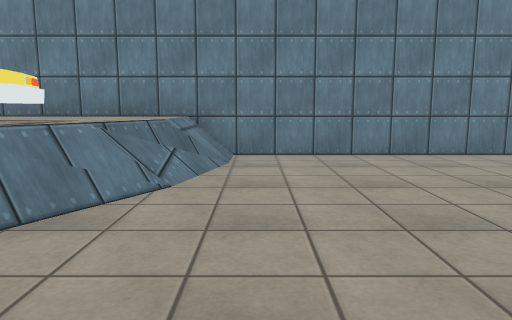
View 1 (above)

21 first-person views from a walk through a scene from a Unity 3-D project. The camera is 1.2 m above the floor, tilts 8° down and sees 70° across. The floor is counted in squares, 1 m on a side. Each view is taken from the middle of a square. On the plan, view 1 faces up. The plan holds only what a view shows up to about 15 squares ahead; the rest is blank. The place goes on beyond the plan. The player is left out. Some animated figures are not drawn. Some surface patterns are stand-ins.

View 2
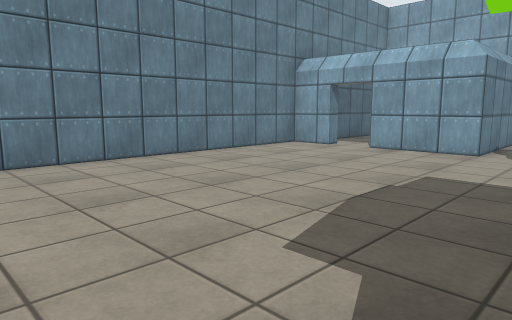

View 3
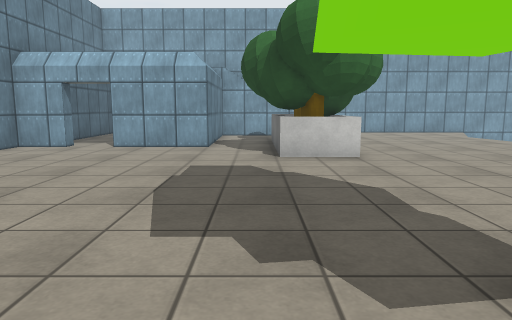

View 4
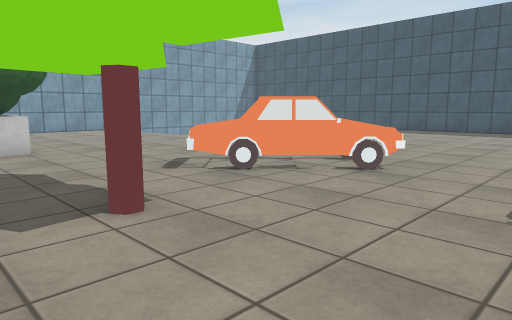

View 5
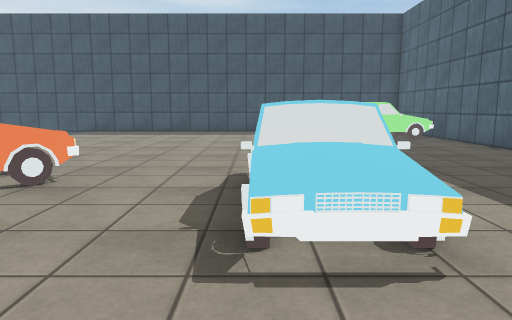

View 6
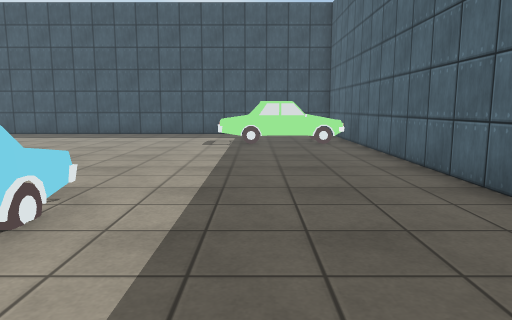

View 7
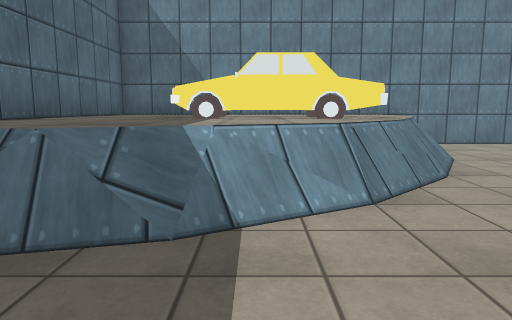

View 8
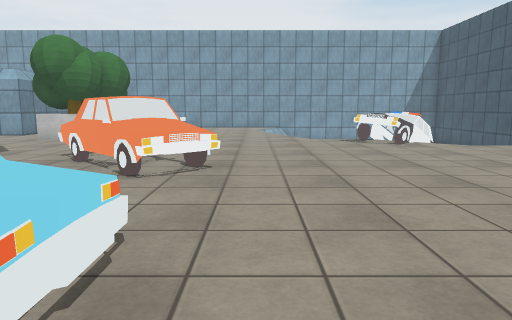

View 9
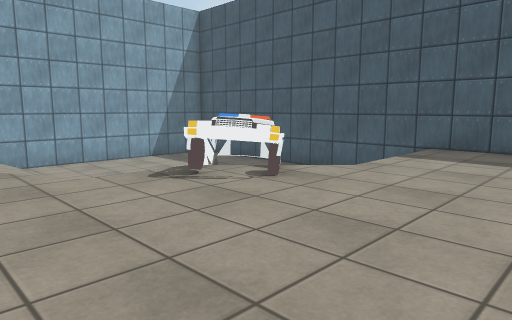

View 10
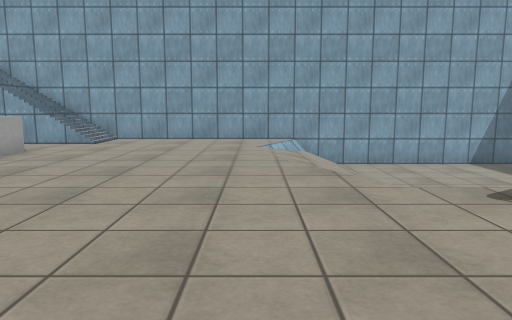

View 11
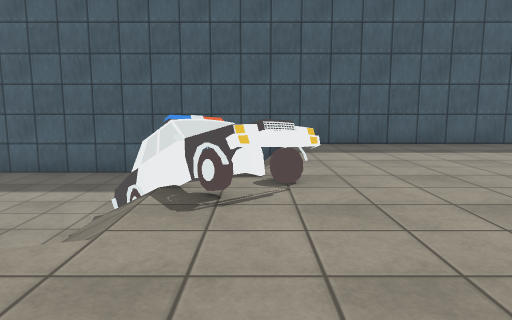

View 12
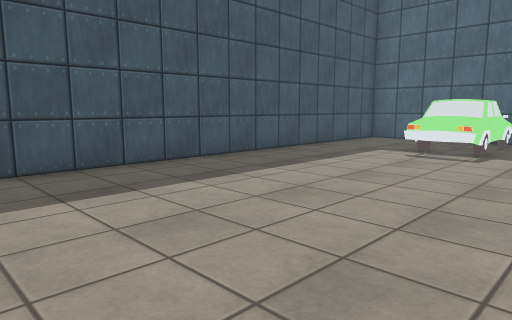

View 13
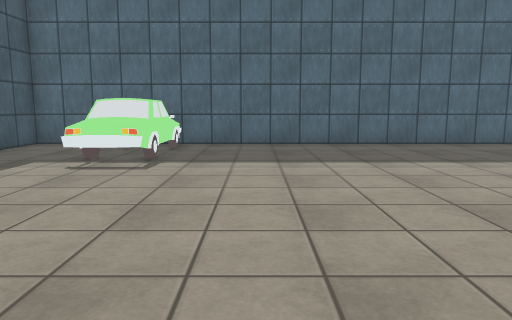

View 14
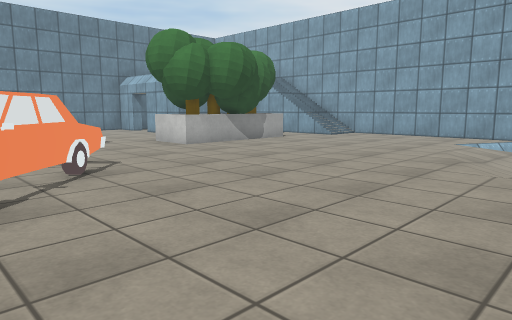

View 15
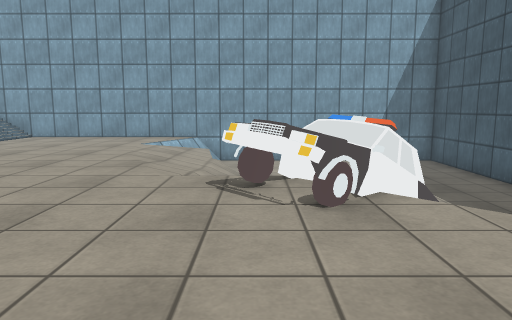

View 16
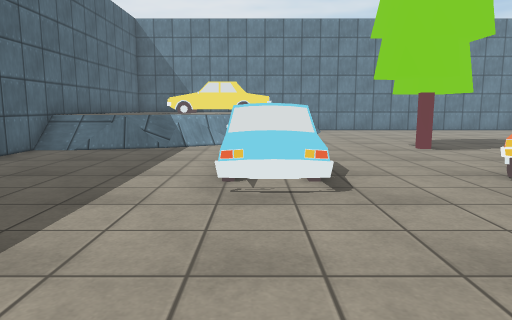

View 17
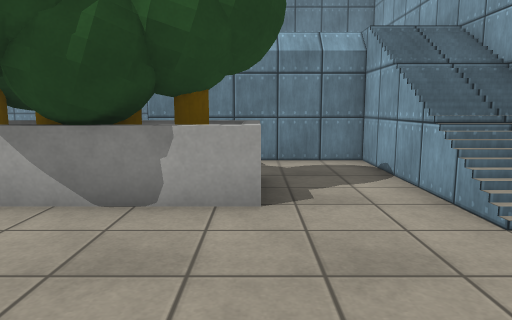

View 18
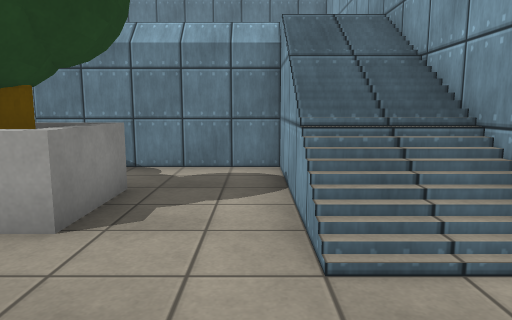

View 19
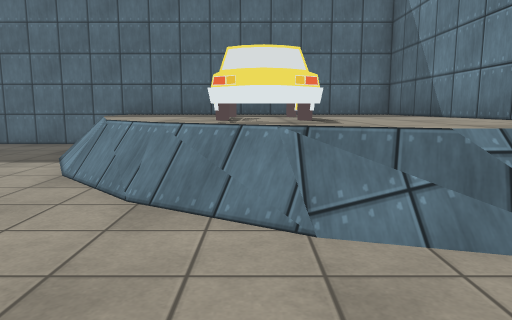

View 20
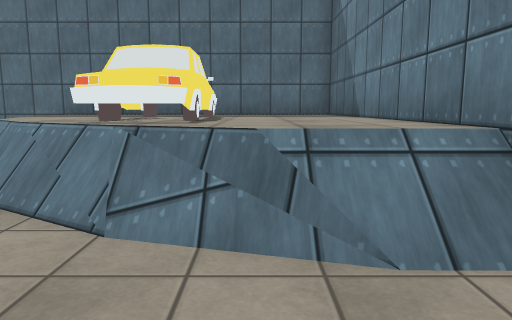

View 21
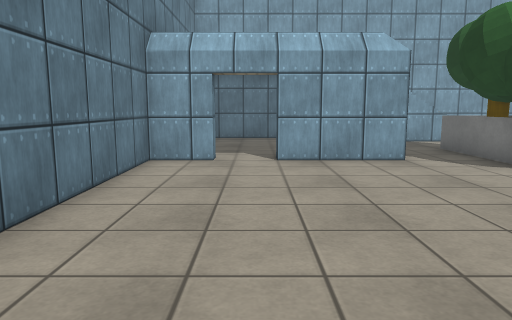

### Floor plan
Key: @ floor where view 1 was taken; # wall or solid block; . main floor; - floor 0.25 m lower than the main floor; : floor 0.75 m higher than the main floor; + floor 1 m higher than the main floor; _ floor 1 m lower than the main floor; / step, stairs or slope; = window, fence, low wall or low ledge; C car; T tree; O other object.
Columns run from 11 left of view 1 to 18 right of it. Each row starts with its distance up from view 1.
 10 ##############################
  9 #+++++++++/...........////  /#
  8 #+++++++++/.........../...../#
  7 #++++++++//................./#
  6 #++=/CCC+:............/ ..../#
  5 #++/ CCC+=............/     /#
  4 #++//CCC=#............///////#
  3 #+++++++=..................//#
  2 #+++++==............OO.....//#
  1 #++////.....#T.....OOOOOO..//#
  0 #//./......@T#.....OOOOOO..//#
 -1 #....................OO....//#
 -2 #......CC.....C..............#
 -3 #.....CCC....CCC.............#
 -4 #......CC...CCC..............#
 -5 #......CC..CCC...............#
 -6 #......CC...CC...............#
 -7 #............................#
 -8 #......................///-//#
 -9 #....................////////#
-10 #...................////////_#
-11 #.................CC/   _____#
-12 #................CCCC/_______#
-13 #..C..............CCC/_______#
-14 #CCCCC............ C ________#
-15 # C CC............    _______#
-16 #................./  ________#
-17 #................./  ________#
-18 #................     _______
-19 #############################

Where each view was taken, in squares from view 1:
view 1: 0 up, 0 right, facing up
view 2: 1 up, 0 right, facing up-right
view 3: 2 up, 1 left, facing right
view 4: 2 up, 3 left, facing down-right
view 5: 1 up, 3 left, facing down
view 6: 1 down, 7 left, facing down
view 7: 3 down, 6 left, facing up
view 8: 7 down, 6 left, facing right
view 9: 7 down, 2 right, facing down-right
view 10: 7 down, 3 right, facing right
view 11: 6 down, 7 right, facing down
view 12: 11 down, 4 right, facing down-left
view 13: 11 down, 2 right, facing left
view 14: 11 down, 1 right, facing up-right
view 15: 11 down, 2 right, facing right
view 16: 11 down, 4 left, facing up
view 17: 5 down, 13 right, facing up
view 18: 4 down, 15 right, facing up
view 19: 5 up, 2 right, facing left
view 20: 7 up, 2 right, facing left
view 21: 7 up, 2 right, facing right
